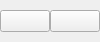
<?xml version="1.0" encoding="UTF-8"?>
<ui version="4.0">
 <class>SettingsPairWidget</class>
 <widget class="QWidget" name="SettingsPairWidget">
  <property name="geometry">
   <rect>
    <x>0</x>
    <y>0</y>
    <width>100</width>
    <height>42</height>
   </rect>
  </property>
  <property name="sizePolicy">
   <sizepolicy hsizetype="Fixed" vsizetype="Preferred">
    <horstretch>0</horstretch>
    <verstretch>0</verstretch>
   </sizepolicy>
  </property>
  <property name="minimumSize">
   <size>
    <width>100</width>
    <height>0</height>
   </size>
  </property>
  <property name="windowTitle">
   <string>Form</string>
  </property>
  <layout class="QHBoxLayout" name="horizontalLayout">
   <property name="spacing">
    <number>0</number>
   </property>
   <property name="leftMargin">
    <number>0</number>
   </property>
   <property name="topMargin">
    <number>0</number>
   </property>
   <property name="rightMargin">
    <number>0</number>
   </property>
   <property name="bottomMargin">
    <number>0</number>
   </property>
   <item>
    <widget class="adiscope::CustomPushButton" name="btnGenSettings">
     <property name="styleSheet">
      <string notr="true"/>
     </property>
     <property name="text">
      <string/>
     </property>
     <property name="checkable">
      <bool>true</bool>
     </property>
     <property name="menu_icon_button" stdset="0">
      <bool>true</bool>
     </property>
     <property name="general_settings_icon" stdset="0">
      <bool>true</bool>
     </property>
    </widget>
   </item>
   <item>
    <widget class="QPushButton" name="btnSettings">
     <property name="styleSheet">
      <string notr="true"/>
     </property>
     <property name="text">
      <string/>
     </property>
     <property name="checkable">
      <bool>true</bool>
     </property>
     <property name="settings_icon" stdset="0">
      <bool>true</bool>
     </property>
     <property name="menu_icon_button" stdset="0">
      <bool>true</bool>
     </property>
    </widget>
   </item>
  </layout>
 </widget>
 <customwidgets>
  <customwidget>
   <class>adiscope::CustomPushButton</class>
   <extends>QPushButton</extends>
   <header>gui/customPushButton.hpp</header>
  </customwidget>
 </customwidgets>
 <resources/>
 <connections/>
</ui>
